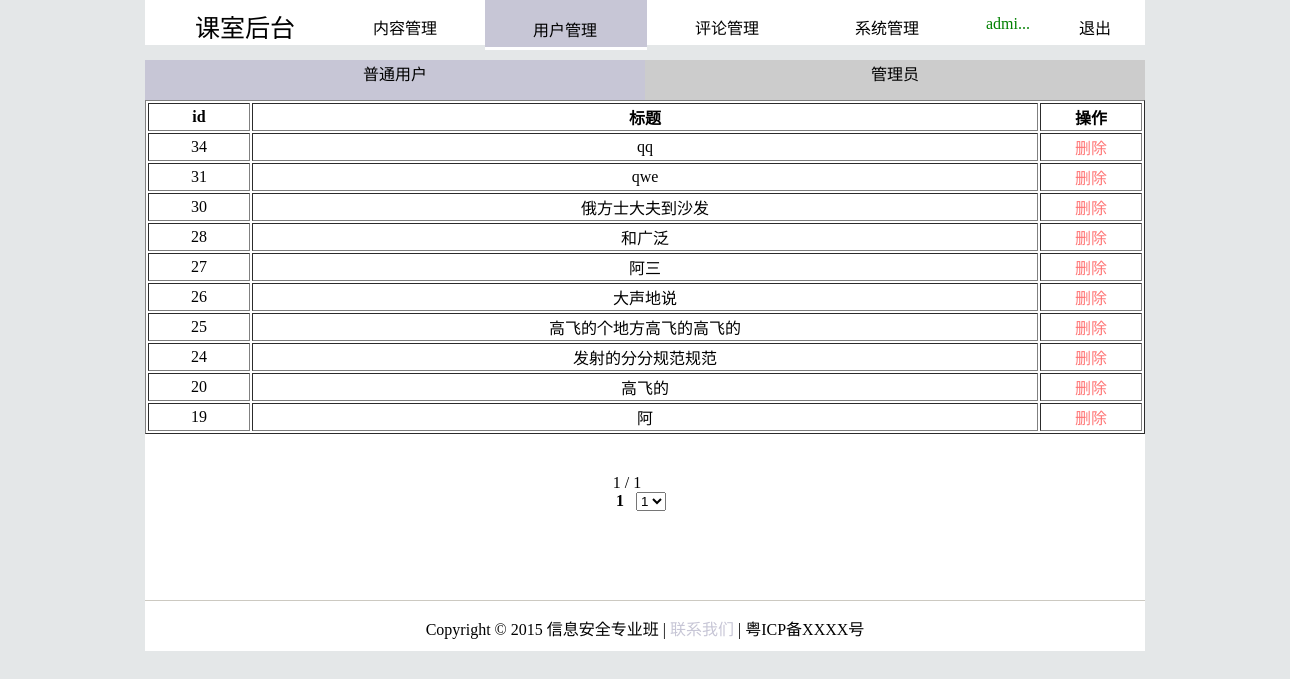
The app's page /manage/user.php (signed in) with its own data.
### tables this page shows
CREATE TABLE `user` (
  `id` int(255) NOT NULL AUTO_INCREMENT,
  `username` varchar(20) NOT NULL,
  `password` varchar(32) NOT NULL,
  `hobby` varchar(20) NOT NULL,
  `ip` varchar(20) NOT NULL,
  `create_at` datetime NOT NULL,
  PRIMARY KEY (`id`)
);

### manage/userPaging.php (the view, shortened to what this page needs)
<?php
   function show_result($sql,$link){
       $result = mysql_query($sql,$link) or  die("<script>alert(\"该栏目还没有帖子,返回上一页面\");history.back(-1)</script>");
echo "<table style=\"background-color:#fff;text-align:center\" width=\"1000px\" border=\"1\" >";
echo "<tr>";
echo	"<th>id</th>";
echo	"<th>标题</th>";
echo	"<th>操作</th>";
echo "</tr>";
$c = basename($_SERVER["PHP_SELF"]);
while($row = mysql_fetch_array($result, MYSQL_NUM)){
?>
	<tr>
		<td width="100px"><?php echo $row[0]?></td>
		<td width="800px" ><?php echo "$row[1]"?></td>
		<td width="100px"style="cursor:pointer;color:#ff7575" onclick="deleteTheme('<?php echo "$row[0]','$c','user'"?>)">删除</td>
	</tr>
<?php }
echo "</table>";
   }
   function upaging($cur_page,$sql,$link,$page_size){
	   $row_count = mysql_num_rows(mysql_query($sql));
	   $page_count = ceil($row_count / $page_size);
	   $page_index = isset($_GET['page']) ? $_GET['page'] : 1;
	  $start_row = ($page_index-1)* $page_size;
	  $sql_limit = sprintf("%s limit %d,%d", $sql, $start_row, $page_size);
	  show_result($sql_limit,$link);
	  printf("<form id=\"form1\" style=\"background-color:#fff\" class =\"paging\" name=\"pagingform\" method=\"get\" action=\"\">");
	  printf("%d / %d &nbsp;&nbsp;&nbsp;&nbsp;&nbsp;&nbsp;&nbsp;&nbsp<br/>",$page_index,$page_count);
	  for($i=1;$i<=$page_count;$i++){
		  if($i!= $page_index)
		    printf("<a href=\"%s?page=%d\">[%d]</a>&nbsp;&nbsp;",$cur_page,$i,$i);
		  else
		    printf("<b><font color=\"#000\">%d</font></b>&nbsp;&nbsp;",$i);
	  }
	  printf("&nbsp;<select name=\"page\" onchange=\"pagingform.submit();\">");
	  for($i=1;$i<=$page_count;$i++){
		  printf("<option value=\"%d\" %s >%d</option>",$i,($i==$page_index ? "selected" : ""),$i);
	  }
	  printf("</select>&nbsp;&nbsp;");
	  printf("</form>");
   }
?>

### css/style.css (style rules this page uses)
body { margin:0px; padding:0px; background-color:#e4e7e8; }
.paging { text-align:center; padding-top:40px; padding-bottom:40px; }

### records on screen
user: id "34", username "qq"
user: id "31", username "qwe"
user: id "30", username "俄方士大夫到沙发"
user: id "28", username "和广泛"
user: id "27", username "阿三"
user: id "26", username "大声地说"
user: id "25", username "高飞的个地方高飞的高飞的"
user: id "24", username "发射的分分规范规范"
user: id "20", username "高飞的"
user: id "19", username "阿"

### other values on screen
cut_str($_SESSION['admin'],4) "admi..."
$page_index "1"
$page_count "1"
form field page "1"
